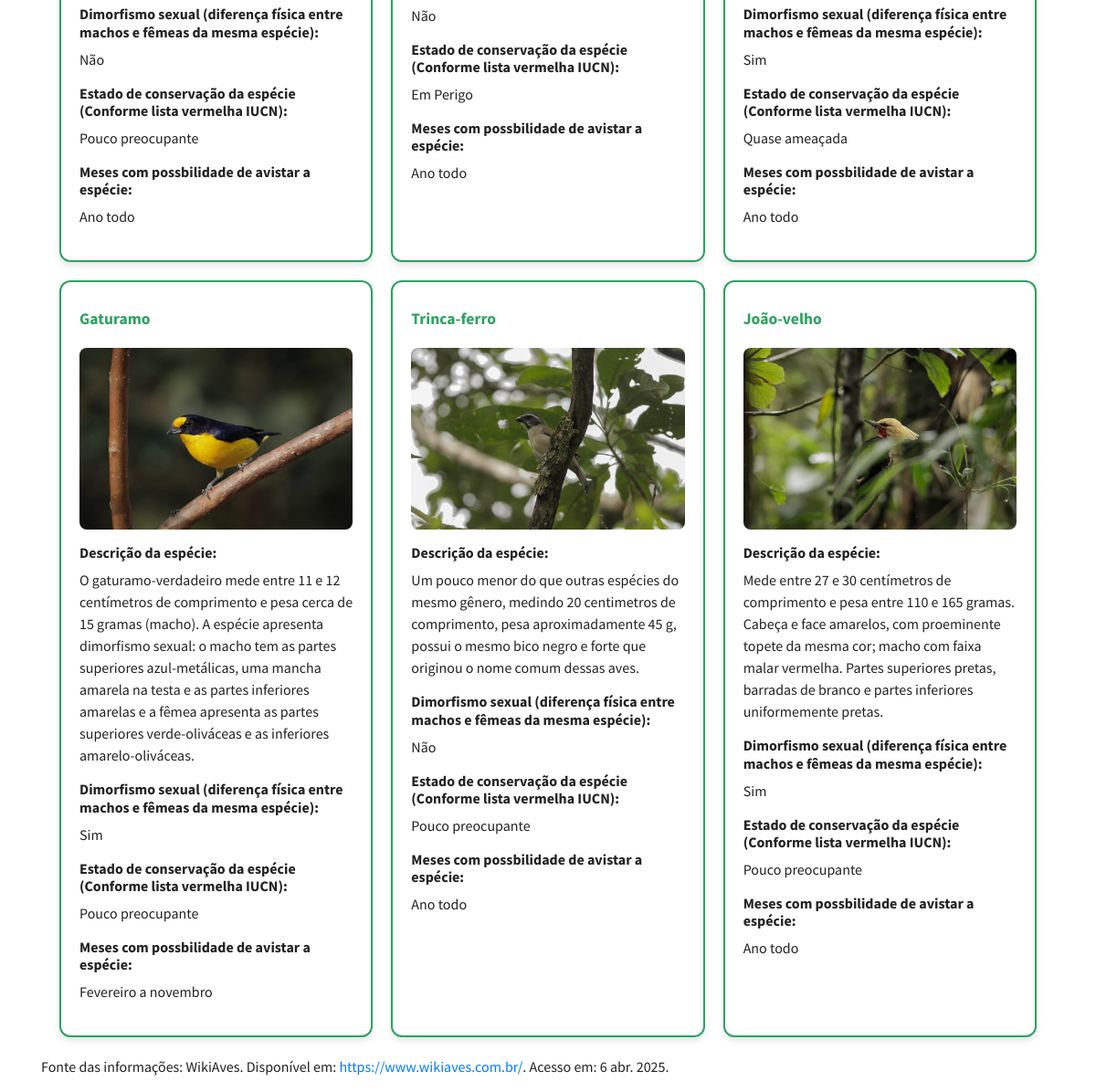
Before: / (lower part) with the older database file.
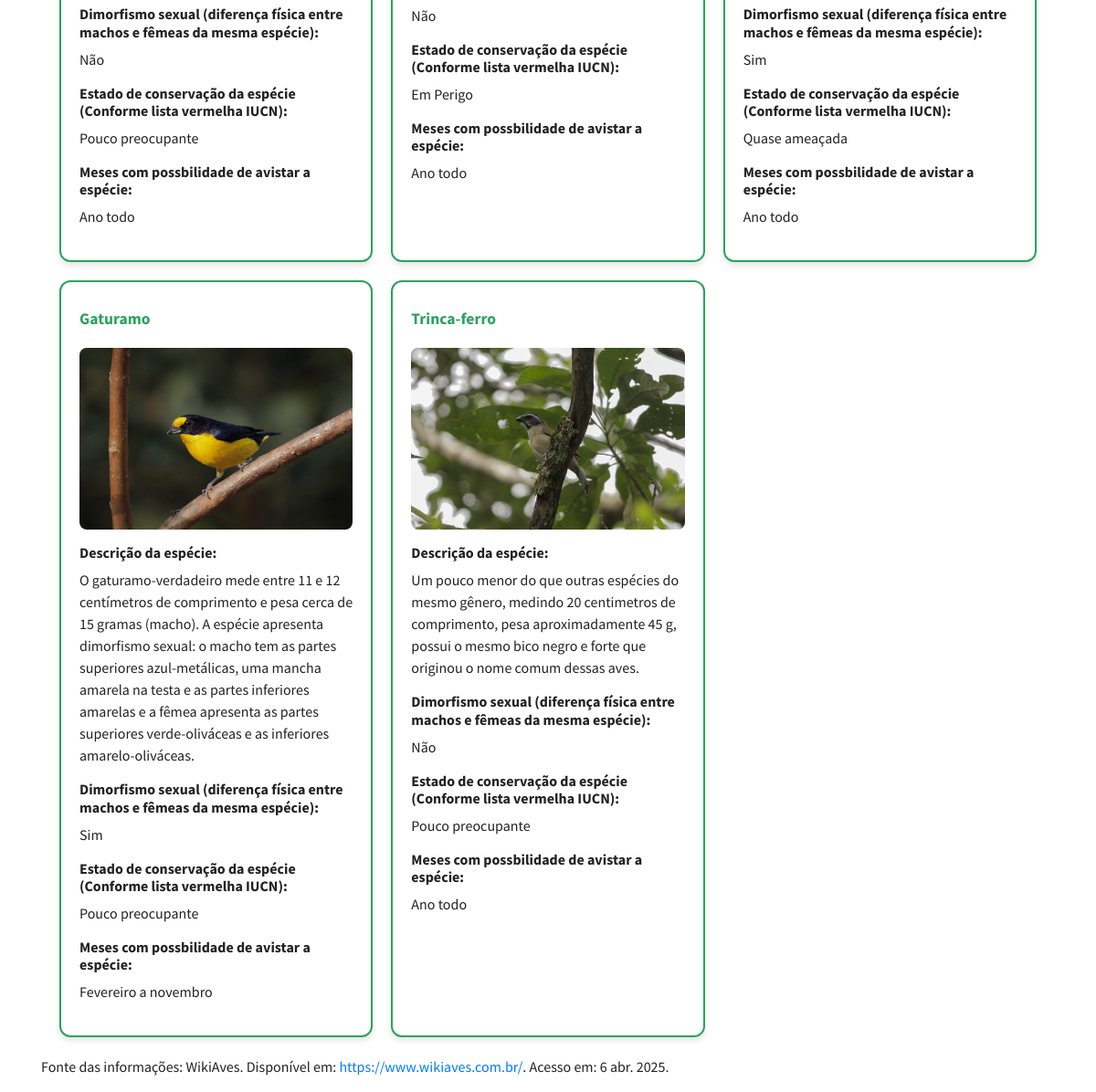
After: the same page with the newer database file.
### app.py (models this page shows)
class Aves(db.Model):
    id = db.Column(db.Integer, primary_key=True)
    nome = db.Column(db.String(99), nullable=False)
    nome_cientifico = db.Column(db.String(99), nullable=False)
    descricao = db.Column(db.String(500), nullable=False)
    dimorfismo = db.Column(db.String(99), nullable=False)
    ocorrencia = db.Column(db.String(99), nullable=False)
    conservacao = db.Column(db.String(99), nullable=False)
    imagem = db.Column(db.String(200), nullable=True)  # Coluna para armazenar imagem

### app.py (the view)
@app.route("/")
def index():
    aves = Aves.query.all()  # Obter todas as aves do banco de dados
    return render_template("index.html", aves=aves)  # Passar 'aves' para o template

### app.py (called while the page is built)
@app.before_request
def create_tables():
    db.create_all()  # Cria todas as tabelas definidas nos modelos, incluindo a nova coluna de imagem

### templates/index.html (shortened to what this page needs)
{% extends 'base.html' %}
{% block content %}
    <div class="bird-grid">
        {% for ave in aves %}
            <div class="bird-card">
                <h3>{{ ave.nome }}</h3>
                {% if ave.imagem %}
                <img src="{{ ave.imagem }}" alt="{{ ave.nome }}" class="bird-image">
                {% endif %}
                <h6><strong>Descrição da espécie:</strong></h6>
                <p class="bird-description">{{ ave.descricao }}</p>
                <h6><strong>Dimorfismo sexual (diferença física entre machos e fêmeas da mesma espécie):</strong> </h6>
                <p class="bird-dimorfismo">{{ ave.dimorfismo }}</p>
                <h6><strong>Estado de conservação da espécie (Conforme lista vermelha IUCN):</strong></h6>
                <p class="bird-conservacao">{{ ave.conservacao }}</p>
                <h6><strong>Meses com possbilidade de avistar a espécie:</strong></h6>
                <p class="bird-ocorrencia">{{ ave.ocorrencia }}</p>
            </div>
        {% endfor %}
    </div>
    <p>Fonte das informações: WikiAves. Disponível em: <a href="https://www.wikiaves.com.br/">https://www.wikiaves.com.br/</a>. Acesso em: 6 abr. 2025.</p>
{% endblock %}

Changed rows visible on the page:
removed Aves: nome "João-velho", shows a picture, descricao "Mede entre 27 e 30 centímetros de comprimento e pesa entre 110 e 165 gramas. Cabeça e face amarelos, com proeminente topete da mesma cor; macho com faixa malar vermelha. Partes superiores pretas, barradas de branco e partes inferiores uniformemente pretas.", dimorfismo "Sim", conservacao "Pouco preocupante", ocorrencia "Ano todo"
